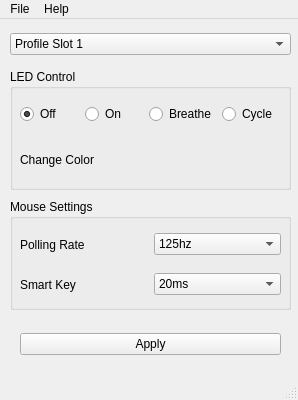
<?xml version="1.0" encoding="UTF-8"?>
<ui version="4.0">
 <class>MainWindow</class>
 <widget class="QMainWindow" name="MainWindow">
  <property name="geometry">
   <rect>
    <x>0</x>
    <y>0</y>
    <width>298</width>
    <height>400</height>
   </rect>
  </property>
  <property name="sizePolicy">
   <sizepolicy hsizetype="Preferred" vsizetype="Preferred">
    <horstretch>0</horstretch>
    <verstretch>0</verstretch>
   </sizepolicy>
  </property>
  <property name="windowTitle">
   <string>AYA Mouse Tool</string>
  </property>
  <widget class="QWidget" name="centralwidget">
   <widget class="QWidget" name="horizontalLayoutWidget_6">
    <property name="geometry">
     <rect>
      <x>10</x>
      <y>10</y>
      <width>281</width>
      <height>31</height>
     </rect>
    </property>
    <layout class="QHBoxLayout" name="hboxProfile" stretch="1">
     <item>
      <widget class="QComboBox" name="comboProfile">
       <item>
        <property name="text">
         <string>Profile Slot 1</string>
        </property>
       </item>
       <item>
        <property name="text">
         <string>Profile Slot 2</string>
        </property>
       </item>
       <item>
        <property name="text">
         <string>Profile Slot 3</string>
        </property>
       </item>
       <item>
        <property name="text">
         <string>Profile Slot 4</string>
        </property>
       </item>
       <item>
        <property name="text">
         <string>Profile Slot 5</string>
        </property>
       </item>
      </widget>
     </item>
    </layout>
   </widget>
   <widget class="QGroupBox" name="groupBox">
    <property name="geometry">
     <rect>
      <x>10</x>
      <y>50</y>
      <width>281</width>
      <height>121</height>
     </rect>
    </property>
    <property name="title">
     <string>LED Control</string>
    </property>
    <widget class="QWidget" name="layoutWidget">
     <property name="geometry">
      <rect>
       <x>10</x>
       <y>30</y>
       <width>261</width>
       <height>31</height>
      </rect>
     </property>
     <layout class="QHBoxLayout" name="hboxLedMode">
      <property name="spacing">
       <number>6</number>
      </property>
      <property name="sizeConstraint">
       <enum>QLayout::SetDefaultConstraint</enum>
      </property>
      <property name="leftMargin">
       <number>0</number>
      </property>
      <item>
       <widget class="QRadioButton" name="radioLedOff">
        <property name="text">
         <string>Off</string>
        </property>
        <property name="checked">
         <bool>true</bool>
        </property>
       </widget>
      </item>
      <item>
       <widget class="QRadioButton" name="radioLedOn">
        <property name="text">
         <string>On</string>
        </property>
       </widget>
      </item>
      <item>
       <widget class="QRadioButton" name="radioLedBreathe">
        <property name="text">
         <string>Breathe</string>
        </property>
       </widget>
      </item>
      <item>
       <widget class="QRadioButton" name="radioLedCycle">
        <property name="text">
         <string>Cycle</string>
        </property>
       </widget>
      </item>
     </layout>
    </widget>
    <widget class="QWidget" name="horizontalLayoutWidget_2">
     <property name="geometry">
      <rect>
       <x>10</x>
       <y>70</y>
       <width>261</width>
       <height>41</height>
      </rect>
     </property>
     <layout class="QHBoxLayout" name="hboxLedColor">
      <item>
       <widget class="QLabel" name="labelColor">
        <property name="text">
         <string>Change Color</string>
        </property>
       </widget>
      </item>
     </layout>
    </widget>
   </widget>
   <widget class="QGroupBox" name="groupBox_2">
    <property name="geometry">
     <rect>
      <x>10</x>
      <y>180</y>
      <width>281</width>
      <height>111</height>
     </rect>
    </property>
    <property name="title">
     <string>Mouse Settings</string>
    </property>
    <widget class="QWidget" name="horizontalLayoutWidget_5">
     <property name="geometry">
      <rect>
       <x>10</x>
       <y>70</y>
       <width>261</width>
       <height>31</height>
      </rect>
     </property>
     <layout class="QHBoxLayout" name="hboxSmartKey" stretch="1,1">
      <item>
       <widget class="QLabel" name="labelSmartKey">
        <property name="text">
         <string>Smart Key</string>
        </property>
       </widget>
      </item>
      <item>
       <widget class="QComboBox" name="comboSmartKey">
        <item>
         <property name="text">
          <string>20ms</string>
         </property>
        </item>
        <item>
         <property name="text">
          <string>40ms</string>
         </property>
        </item>
        <item>
         <property name="text">
          <string>60ms</string>
         </property>
        </item>
        <item>
         <property name="text">
          <string>80ms</string>
         </property>
        </item>
        <item>
         <property name="text">
          <string>100ms</string>
         </property>
        </item>
        <item>
         <property name="text">
          <string>120ms</string>
         </property>
        </item>
        <item>
         <property name="text">
          <string>140ms</string>
         </property>
        </item>
        <item>
         <property name="text">
          <string>160ms</string>
         </property>
        </item>
        <item>
         <property name="text">
          <string>180ms</string>
         </property>
        </item>
        <item>
         <property name="text">
          <string>200ms</string>
         </property>
        </item>
        <item>
         <property name="text">
          <string>220ms</string>
         </property>
        </item>
        <item>
         <property name="text">
          <string>240ms</string>
         </property>
        </item>
       </widget>
      </item>
     </layout>
    </widget>
    <widget class="QWidget" name="horizontalLayoutWidget">
     <property name="geometry">
      <rect>
       <x>10</x>
       <y>30</y>
       <width>261</width>
       <height>31</height>
      </rect>
     </property>
     <layout class="QHBoxLayout" name="hboxMousePolling" stretch="1,1">
      <item>
       <widget class="QLabel" name="labelMousePolling">
        <property name="text">
         <string>Polling Rate</string>
        </property>
       </widget>
      </item>
      <item>
       <widget class="QComboBox" name="comboMousePolling">
        <item>
         <property name="text">
          <string>125hz</string>
         </property>
        </item>
        <item>
         <property name="text">
          <string>250hz</string>
         </property>
        </item>
        <item>
         <property name="text">
          <string>500hz</string>
         </property>
        </item>
        <item>
         <property name="text">
          <string>1000hz</string>
         </property>
        </item>
       </widget>
      </item>
     </layout>
    </widget>
   </widget>
   <widget class="QWidget" name="horizontalLayoutWidget_3">
    <property name="geometry">
     <rect>
      <x>20</x>
      <y>310</y>
      <width>261</width>
      <height>31</height>
     </rect>
    </property>
    <layout class="QHBoxLayout" name="horizontalLayout">
     <item>
      <widget class="QPushButton" name="btnApply">
       <property name="text">
        <string>Apply</string>
       </property>
      </widget>
     </item>
    </layout>
   </widget>
  </widget>
  <widget class="QMenuBar" name="menubar">
   <property name="geometry">
    <rect>
     <x>0</x>
     <y>0</y>
     <width>298</width>
     <height>23</height>
    </rect>
   </property>
   <widget class="QMenu" name="menuFile">
    <property name="title">
     <string>File</string>
    </property>
    <addaction name="btnUpdateMouse"/>
    <addaction name="btnFactoryReset"/>
    <addaction name="btnExit"/>
   </widget>
   <widget class="QMenu" name="menuHelp">
    <property name="title">
     <string>Help</string>
    </property>
    <addaction name="btnGithub"/>
    <addaction name="btnAbout"/>
   </widget>
   <addaction name="menuFile"/>
   <addaction name="menuHelp"/>
  </widget>
  <widget class="QStatusBar" name="statusbar"/>
  <action name="btnAbout">
   <property name="text">
    <string>About</string>
   </property>
  </action>
  <action name="btnUpdateMouse">
   <property name="text">
    <string>Update Mouse</string>
   </property>
  </action>
  <action name="btnFactoryReset">
   <property name="text">
    <string>Factory Reset</string>
   </property>
  </action>
  <action name="btnExit">
   <property name="text">
    <string>Exit</string>
   </property>
  </action>
  <action name="btnGithub">
   <property name="text">
    <string>Github Page</string>
   </property>
  </action>
 </widget>
 <resources/>
 <connections/>
</ui>
